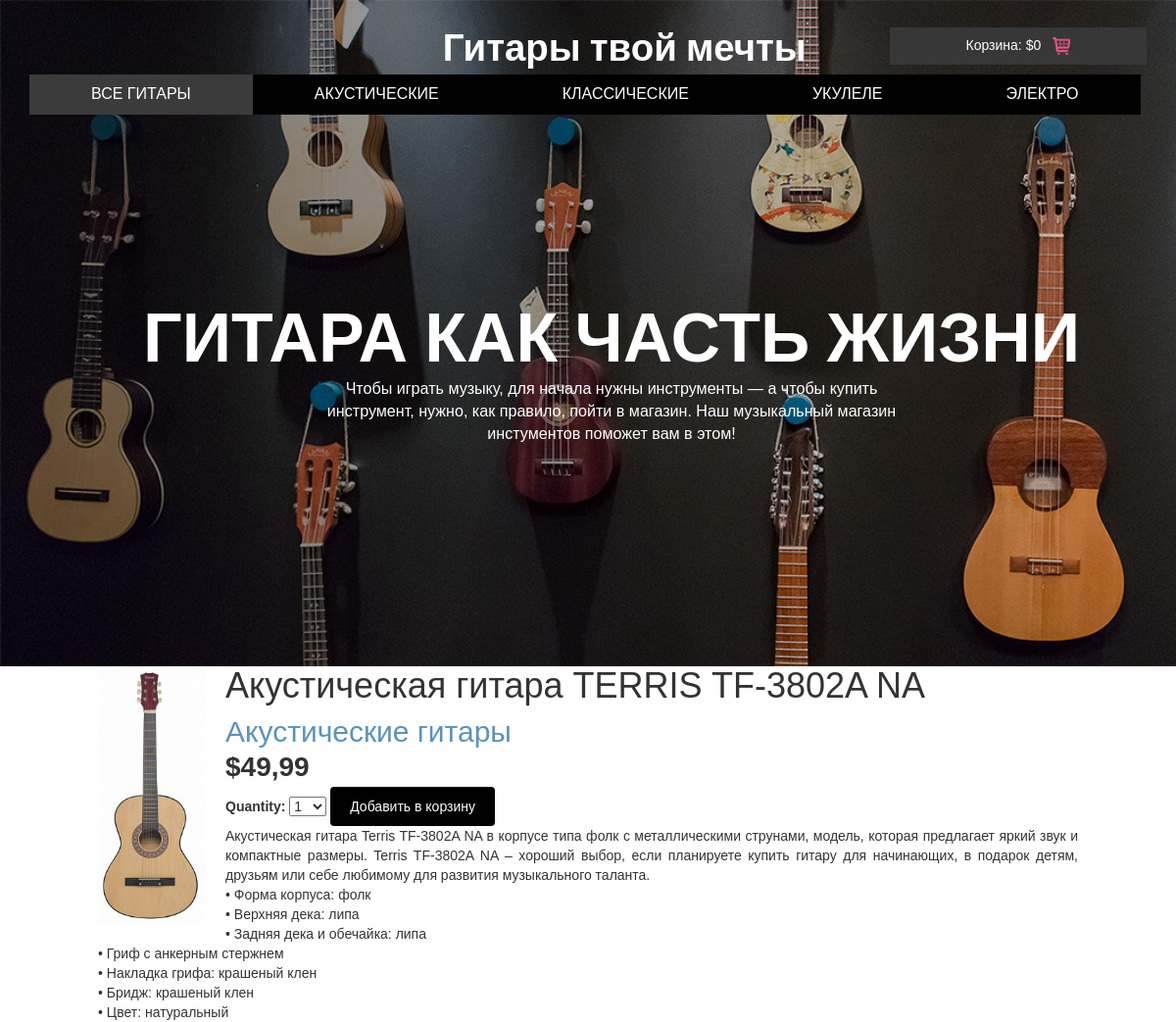
The app's page /5/akusticheskaya-gitara-terris-tf-3802a-na with its own data.
### shop/models.py (models this page shows, shortened)
class Product(models.Model):
    objects = models.Manager()
    category = models.ForeignKey(Category, related_name='products', on_delete=models.CASCADE)
    name = models.CharField(max_length=200, db_index=True)
    slug = models.SlugField(max_length=200, db_index=True)
    image = models.ImageField(upload_to='products/%Y/%m/%d', blank=True)
    description = models.TextField(blank=True)
    price = models.DecimalField(max_digits=10, decimal_places=2)
    stock = models.PositiveIntegerField()
    available = models.BooleanField(default=True)
    created = models.DateTimeField(auto_now_add=True)
    updated = models.DateTimeField(auto_now=True)
    class Meta:
        ordering = ('name',)
        index_together = (('id', 'slug'),)

class Category(models.Model):
    name = models.CharField(max_length=200, db_index=True)
    slug = models.SlugField(max_length=200, db_index=True, unique=True)
    class Meta:
        ordering = ('name',)
        verbose_name = 'Категория'
        verbose_name_plural = 'Категории'
    def __str__(self):
        return self.name
    def get_absolute_url(self):
        return reverse('shop:product_list_by_category',     args=[self.slug])

### shop/views.py (the view)
# urls.py: path('<int:id>/<slug:slug>', views.product_detail,
def product_detail(request, id, slug):
    product = get_object_or_404(Product, id=id, slug=slug, available=True)
    cart_product_form = CartAddProductForm()
    return render(request, 'shop/product/detail.html', {'product': product,
                                                        'cart_product_form': cart_product_form})

### cart/forms.py
class CartAddProductForm(forms.Form):
    quantity = forms.TypedChoiceField(
                                choices=PRODUCT_QUANTITY_CHOICES,
                                coerce=int)
    update = forms.BooleanField(required=False,
                                initial=False,
                                widget=forms.HiddenInput)

### cart/cart.py (called while the page is built)
    def get_total_price(self):
        return sum(Decimal(item['price']) * item['quantity'] for item in self.cart.values())

### cart/context_processors.py (called while the page is built)
def cart(request):
    return {'cart': Cart(request)}

### shop/templates/shop/product/detail.html (shortened to what this page needs)
{% extends "shop/base.html" %}
{% load static %}
{% block content %}
<div class="product-detail">
<img src="{% if product.image %}{{ product.image.url }}{% else %}
{% static 'img/no_image.png' %}{% endif %}">
<h1>{{ product.name }}</h1>
<h2>
<a href="{{ product.category.get_absolute_url }}">{{product.category }}</a>
</h2>
<p class="price">${{ product.price }}</p>
<form action="{% url 'cart:cart_add' product.id %}" method="post">
 {{ cart_product_form }}
 <input type="submit" value="Добавить в корзину">
</form>
{{ product.description|linebreaks }}
</div>
{% endblock %}

### shop/static/css/style.css (style rules this page uses)
body { font-family: 'Arimo', sans-serif; background: #fff; margin:0; }
body a { transition:0.5s all; -webkit-transition:0.5s all; -moz-transition:0.5s all; -o-transition:0.5s all; -ms-transition:0.5s all; }
h1,h2,h3,h4,h5,h6 { margin:0; }
p { margin:0; }

### shop/static/css/component.css (style rules this page uses)
*, *:after, *::before { -webkit-box-sizing: border-box; -moz-box-sizing: border-box; box-sizing: border-box; }

### shop/static/css/base.css (style rules this page uses)
body { margin:0; padding:0; font-family:helvetica, sans-serif; }
h1, h2, h3, h4, h5 , h6 { font-family: 'Ubuntu', sans-serif; font-weight:normal; }
a { text-decoration:none; color:#5993bb; }
img { width:18px; heigth:50px; }
a.button, input[type="submit"] { color:#fff; background:#000; border-radius:4px; padding:10px 20px; font-size:14px; border:0; }
.product-detail { text-align:justify; }
.product-detail .price { color:#333; font-size:28px; font-weight:bold; }
.product-detail img { width:13%; float:left; padding:0 20px 20px 0; }
.product-detail h1 { margin-bottom:0; }
.product-detail h2 { margin-top:10px; }

### records on screen
Product: image (picture), name "Акустическая гитара TERRIS TF-3802A NA", category "Акустические гитары", price "49,99", description "Акустическая гитара Terris TF-3802A NA в корпусе типа фолк с металлическими струнами, модель, которая предлагает яркий звук и компактные размеры. Terris TF-3802A NA – хороший выбор, если планируете купить гитару для начинающих, в подарок детям, друзьям или себе любимому для развития музыкального таланта. • Форма корпуса: фолк • Верхняя дека: липа • Задняя дека и обечайка: липа • Гриф c анкерным стержнем • Накладка грифа: крашеный клен • Бридж: крашеный клен • Цвет: натуральный"

### other values on screen
{{ cart.get_total_price }} "0"
